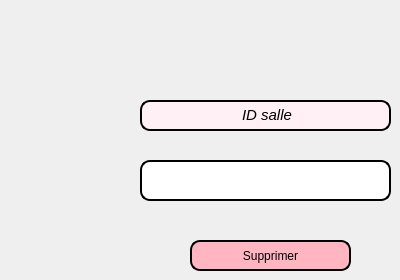
     <widget class="QWidget" name="tab_6">
      <attribute name="title">
       <string>Supprimer une salle</string>
      </attribute>
      <widget class="QLineEdit" name="lineEdit_3">
       <property name="geometry">
        <rect>
         <x>140</x>
         <y>160</y>
         <width>251</width>
         <height>41</height>
        </rect>
       </property>
       <property name="styleSheet">
        <string notr="true">border: 2px solid black;
border-radius: 10px;
padding: 0 8px;
background: white;
selection-background-color: gray
</string>
       </property>
      </widget>
      <widget class="QLabel" name="label_8">
       <property name="geometry">
        <rect>
         <x>140</x>
         <y>100</y>
         <width>251</width>
         <height>31</height>
        </rect>
       </property>
       <property name="styleSheet">
        <string notr="true">border: 2px solid black;
font: 75 8pt &quot;MS Shell Dlg 2&quot;;
border-radius: 10px;
padding: 0 8px;
background: #FFF0F5;
font: bold, &quot;Comic Sans MS&quot;;;
text-align:center;
</string>
       </property>
       <property name="text">
        <string>&lt;html&gt;&lt;head/&gt;&lt;body&gt;&lt;p align=&quot;center&quot;&gt;&lt;span style=&quot; font-size:11pt; font-style:italic; color:#000000;&quot;&gt;ID salle&lt;/span&gt;&lt;/p&gt;&lt;/body&gt;&lt;/html&gt;</string>
       </property>
      </widget>
      <widget class="QPushButton" name="pushButton_7">
       <property name="geometry">
        <rect>
         <x>190</x>
         <y>240</y>
         <width>161</width>
         <height>31</height>
        </rect>
       </property>
       <property name="styleSheet">
        <string notr="true">border: 2px solid black;
border-radius: 10px;
padding: 0 8px;
background:#FFB6C1	;
font: bold, &quot;Comic Sans MS&quot;;</string>
       </property>
       <property name="text">
        <string>Supprimer</string>
       </property>
      </widget>
     </widget>
